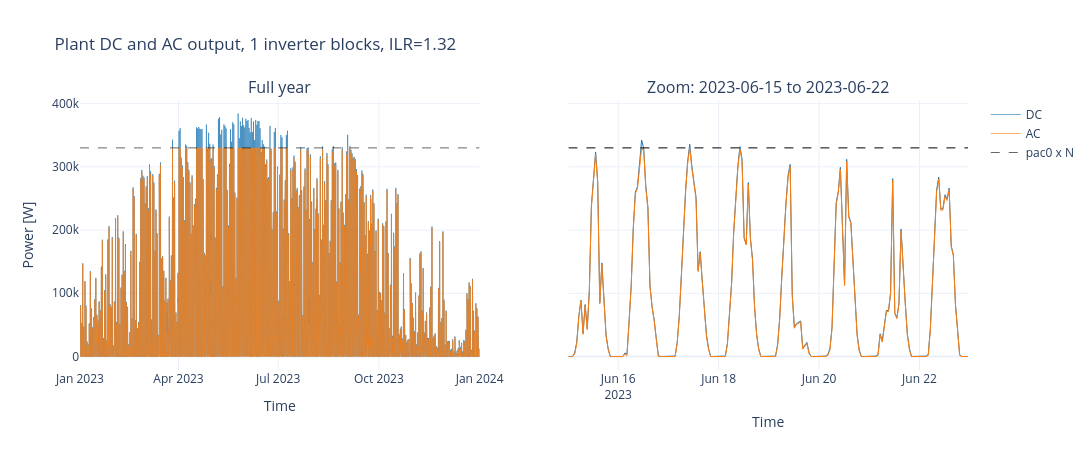

The notebook cell this image was saved under:
### Markdown cell above
Calculate the ModelChain and plot DC/AC outputs

### Code cell
temperature_model_parameters = {"u0": 25.0, "u1": 6.84}

system = PVSystem(
    surface_tilt=best_tilt,
    surface_azimuth=best_az,
    module_parameters=module_parameters,
    inverter_parameters=inverter_parameters,
    temperature_model_parameters=temperature_model_parameters,
    modules_per_string=n_s,
    strings_per_inverter=n_p,
)

location = Location(lat, lon, tz="UTC")

mc = ModelChain(
    system, location,
    aoi_model="no_loss",
    spectral_model="no_loss",
    dc_model="cec",
    ac_model="pvwatts",
    temperature_model="faiman",
    losses_model="pvwatts",
    transposition_model="perez",
)

mc.run_model(weather)

dc = mc.results.dc["p_mp"].clip(lower=0)
ac = mc.results.ac["p_mp"].clip(lower=0)

p_dc_block = n_s * n_p * module["pdc0"]
n_inverters = max(1, int(round((ilr * inverter["pac0"]) / p_dc_block)))

ac_plant = n_inverters * ac
dc_plant = n_inverters * dc
clipped  = (dc_plant - ac_plant).clip(lower=0)

# i love plotly!
fig = make_subplots(
    rows=1, cols=2,
    subplot_titles=("Full year", "Zoom: 2023-06-15 to 2023-06-22"),
    shared_yaxes=True,
)

# Full year
fig.add_trace(go.Scatter(x=dc_plant.index, y=dc_plant, name="DC",
                         line=dict(width=0.6, color="#1f77b4")), row=1, col=1)
fig.add_trace(go.Scatter(x=ac_plant.index, y=ac_plant, name="AC",
                         line=dict(width=0.6, color="#ff7f0e")), row=1, col=1)
fig.add_trace(go.Scatter(x=dc_plant.index, y=[inverter["pac0"] * n_inverters] * len(dc_plant),
                         name="pac0 x N",
                         line=dict(width=0.6, color="black", dash="dash")), row=1, col=1)

# Zoom
z0, z1 = "2023-06-15", "2023-06-22"
fig.add_trace(go.Scatter(x=dc_plant.loc[z0:z1].index, y=dc_plant.loc[z0:z1], name="DC (zoom)",
                         line=dict(width=1.0, color="#1f77b4"), showlegend=False), row=1, col=2)
fig.add_trace(go.Scatter(x=ac_plant.loc[z0:z1].index, y=ac_plant.loc[z0:z1], name="AC (zoom)",
                         line=dict(width=1.0, color="#ff7f0e"), showlegend=False), row=1, col=2)
fig.add_trace(go.Scatter(x=dc_plant.loc[z0:z1].index,
                         y=[inverter["pac0"] * n_inverters] * len(dc_plant.loc[z0:z1]),
                         name="pac0 x N (zoom)",
                         line=dict(width=1.0, color="black", dash="dash"), showlegend=False), row=1, col=2)

fig.update_yaxes(title_text="Power [W]", row=1, col=1)
fig.update_xaxes(title_text="Time", row=1, col=1)
fig.update_xaxes(title_text="Time", row=1, col=2)
fig.update_layout(height=450, width=1400, hovermode="x unified", template="plotly_white",
                  title_text=f"Plant DC and AC output, {n_inverters} inverter blocks, ILR={ilr_actual:.2f}")
fig.show()

### Figure 1 — Plotly figure (JSON) as saved in the notebook; plotly's stock layout.template omitted (floating-point values rounded to 4 significant figures; data arrays with more than 128 entries replaced by an {"elided": "..."} marker saying what was removed)
{"data": [{"line": {"color": "#1f77b4", "width": 0.6}, "name": "DC", "type": "scatter", "x": {"elided": "8760 str values"}, "xaxis": "x", "y": {"elided": "8760 float values"}, "yaxis": "y"}, {"line": {"color": "#ff7f0e", "width": 0.6}, "name": "AC", "type": "scatter", "x": {"elided": "8760 str values"}, "xaxis": "x", "y": {"elided": "8760 float values"}, "yaxis": "y"}, {"line": {"color": "black", "dash": "dash", "width": 0.6}, "name": "pac0 x N", "type": "scatter", "x": {"elided": "8760 str values"}, "xaxis": "x", "y": {"elided": "8760 int values"}, "yaxis": "y"}, {"line": {"color": "#1f77b4", "width": 1}, "name": "DC (zoom)", "showlegend": false, "type": "scatter", "x": {"elided": "192 str values"}, "xaxis": "x2", "y": {"elided": "192 float values"}, "yaxis": "y2"}, {"line": {"color": "#ff7f0e", "width": 1}, "name": "AC (zoom)", "showlegend": false, "type": "scatter", "x": {"elided": "192 str values"}, "xaxis": "x2", "y": {"elided": "192 float values"}, "yaxis": "y2"}, {"line": {"color": "black", "dash": "dash", "width": 1}, "name": "pac0 x N (zoom)", "showlegend": false, "type": "scatter", "x": {"elided": "192 str values"}, "xaxis": "x2", "y": {"elided": "192 int values"}, "yaxis": "y2"}], "layout": {"annotations": [{"font": {"size": 16}, "showarrow": false, "text": "Full year", "x": 0.225, "xanchor": "center", "xref": "paper", "y": 1, "yanchor": "bottom", "yref": "paper"}, {"font": {"size": 16}, "showarrow": false, "text": "Zoom: 2023-06-15 to 2023-06-22", "x": 0.775, "xanchor": "center", "xref": "paper", "y": 1, "yanchor": "bottom", "yref": "paper"}], "height": 450, "hovermode": "x unified", "title": {"text": "Plant DC and AC output, 1 inverter blocks, ILR=1.32"}, "width": 1400, "xaxis": {"anchor": "y", "domain": [0, 0.45], "title": {"text": "Time"}}, "xaxis2": {"anchor": "y2", "domain": [0.55, 1], "title": {"text": "Time"}}, "yaxis": {"anchor": "x", "domain": [0, 1], "title": {"text": "Power [W]"}}, "yaxis2": {"anchor": "x2", "domain": [0, 1], "matches": "y", "showticklabels": false}}}
